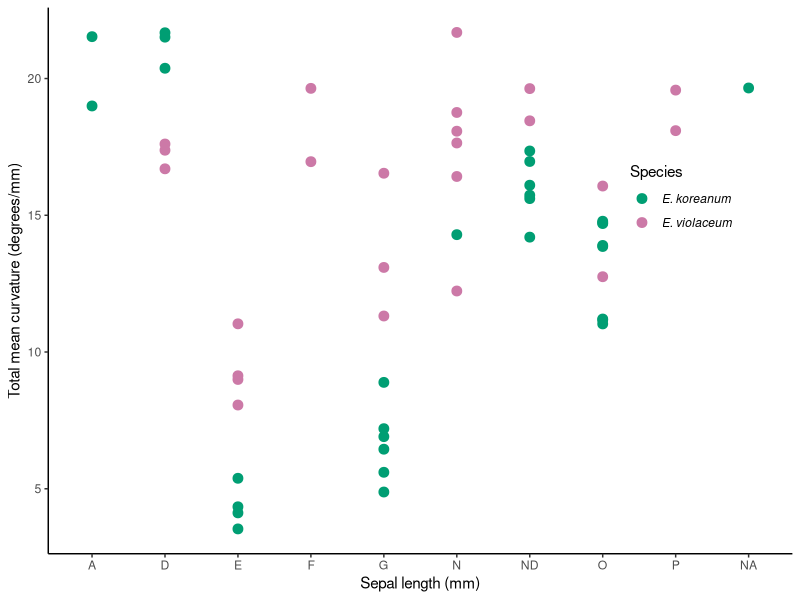
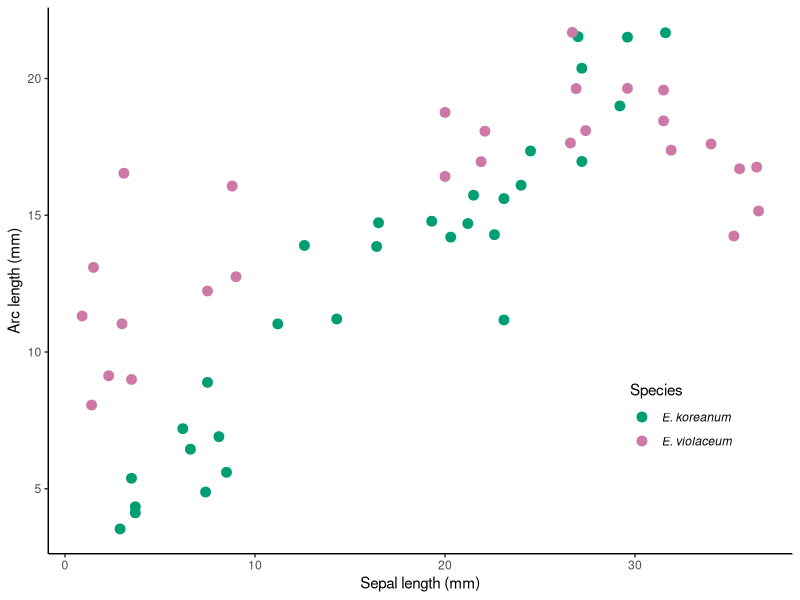
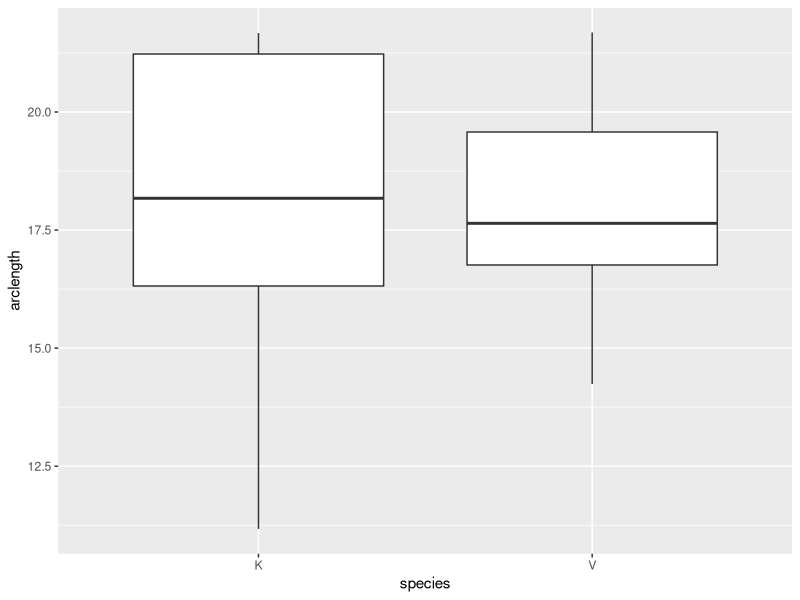

The R source for these figures, in order:
library(here)
library(tidyverse)



#import data ####

# size data
size_data<-
  read.csv(
  here("data/epimedium_curv_size_data.csv"), header=TRUE) %>% 
  slice(20:77) %>% 
  rename(name = species_individual_panicle_flower)
  

# curvature data
curv_data <-
  read.csv(
  here("data/epimedium_adj_curvature.csv"), header=TRUE) %>% 
  select(2:5)

# merge curvature data into one tibble
curv_size_data <-
  left_join(curv_data, size_data, by ='name') %>% 
  as_tibble() %>% 
  mutate(species = str_extract(name, "[A-Z]+")) # extacts uppercase letters from strings
  
  
# plot sepal size vs curv
ggplot(
  data=curv_size_data, 
  aes(x=stage, y=arclength)) +
geom_point(
  aes(colour=factor(species)), size=3) +
labs(x = "Sepal length (mm)", 
     y = "Total mean curvature (degrees/mm)",
     colour = "species") +
scale_colour_manual(name= "Species", 
                    breaks = c("K", "V"), 
                    labels = c(expression(italic("E. koreanum")), 
                               expression(italic("E. violaceum"))),
                    values = c("#009E73", "#CC79A7")) +
theme_bw() + 
theme(panel.border = element_blank(), 
      panel.grid.major = element_blank(),
      panel.grid.minor = element_blank(), 
      axis.line = element_line(colour = "black"), 
      legend.position=c(.85, .65))
               

# plot sepal size vs arc length
ggplot(
  data=curv_size_data, 
  aes(x=sepal_size_mm, y=arclength)) +
  geom_point(
    aes(colour=factor(species)), size=3) +
  labs(x = "Sepal length (mm)", 
       y = "Arc length (mm)",
       colour = "species") +
  scale_colour_manual(name= "Species", 
                      breaks = c("K", "V"), 
                      labels = c(expression(italic("E. koreanum")), 
                                 expression(italic("E. violaceum"))),
                      values = c("#009E73", "#CC79A7")) +
  theme_bw() + 
  theme(panel.border = element_blank(), 
        panel.grid.major = element_blank(),
        panel.grid.minor = element_blank(), 
        axis.line = element_line(colour = "black"), 
        legend.position=c(.85, .25))



# comapre arc lengths at maturity (T stage and beyond)
mature_data <-
  curv_size_data %>% 
  filter(sepal_size_mm >= 23.0) %>% #22.9 mm is the upper CI for "T" stage
  group_by(species)

ggplot(mature_data, aes(species, arclength)) +
  geom_boxplot()

t.test(arclength ~ species, data = mature_data)
